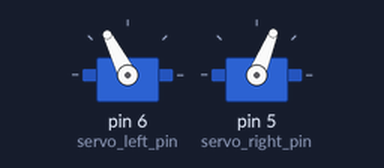
A sketch run on a simulated Arduino Uno, built with avr-gcc and run on an emulated ATmega328P. Parts: 2 × servo.

Above: at 2.05 s.
Timing chart, 0 to 5.0 s (numbered marks = the images above):
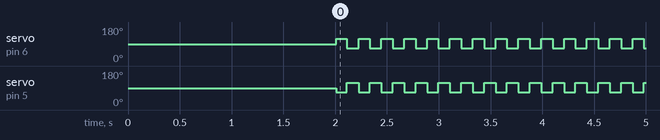

The sketch:

ornithopter.ino
```cpp
//221207 Version2 Rudder ElevatorUP FlapAmp-UP delaytime control PPMRX Ch1-4 writeMicroseconds(1000-2000uS) use dt and elapsed time by K.Kakuta

#include <Servo.h>

#include <PPMReader.h>

//#include <InterruptHandler.h>// 2022/01/27 Delete for more good move


//#define DOPRINTS // if you print on PC screen Data, delete”//”

// In use of Flap system,cut "Serial.print "(put ”//”)

//and write code to Arduino board.

int interruptPin = 2;

int channelAmount = 6;

PPMReader ppm(interruptPin, channelAmount);


int servo_left_pin = 6;

int servo_right_pin = 5;


volatile int elevator = 0;

volatile int flapamp = 0;

//volatile int delaytime = 100;// Servo speed low-increase Servo speed high-decrease this.

                          // unit: micro second

volatile float delaytime = 100;// Servo speed low-increase Servo speed high-decrease this.

                          // unit: micro second

float elapsed_time = 0;

float dt;

unsigned long current_time, prev_time;


volatile int ch3value = 1000;//Ch3

volatile int ch1value = 1500;//Ch1

volatile int ch2value = 1500;//Ch2

volatile int ch4value = 1500;//Ch4: Set Scale of 4ch of TX to 70%

volatile int ch5value = 1500;//Ch5

static int servo_comm1 = 0;// Left or Right Servo high point and low point

static int servo_comm2 = 0; // Left or Right Servo high point and low point

volatile int rudder = 0;

float glide_deg = 0; // Gliding angle 0=0 degree 500=90degree

static float servo_zero1 = 0;//flap angle adjust

static float servo_zero2 = 0; //flap angle adjust


Servo servo_left, servo_right; // create servo object to control a servo


void setup() {

  Serial.begin(9600);


  pinMode(servo_left_pin, OUTPUT);

  pinMode(servo_right_pin, OUTPUT);


  servo_left.attach(servo_left_pin);//output pin No

  servo_right.attach(servo_right_pin); //output pin No

delay(2000);//Avoid abnormal positions at startup-wait 2 second until RX starts220306

}


void loop() {

prev_time = current_time;

  current_time = micros();

  dt = (current_time - prev_time)/1000000.0;


  elapsed_time = elapsed_time + dt; // total time spent in the main loop since beginning one upstroke/downstroke


  ch3value = ppm.rawChannelValue(3);//Ch3

  ch1value = ppm.rawChannelValue(1);//Ch1

  ch2value = ppm.rawChannelValue(2);//Ch2

  ch4value = ppm.rawChannelValue(4);//Ch4

ch5value = ppm.rawChannelValue(5);//Ch5


  #ifdef DOPRINTS

    Serial.print("ch3value ");Serial.print(ch3value);

    Serial.print(",\t");

    Serial.print("ch1value ");Serial.print(ch1value);

    Serial.print(",\t");

    Serial.print("ch2value ");Serial.print(ch2value);

Serial.print(",\t");

    Serial.print("ch4value ");Serial.print(ch4value);

Serial.print(",\t");

    Serial.print("ch5value ");Serial.print(ch5value);

    Serial.println(",\t");

#endif


 rudder=(int)(ch1value-1500);//Ch1  Flap angle incline-- AileronStick

 elevator=(int)(ch2value-1500);//Ch2 Flap Angle bilateral UP&Down

 flapamp=(int)(ch4value-1500);//Ch4 Right and left Flap angle difference from3to2

 delaytime=(int)((ch5value-950)/5);//Ch5 Flapping frequency

// you can change UP or Down direction by your transmitter Reverse setting of each Channel


  #ifdef DOPRINTS

    //Serial.print("rudder");Serial.print(rudder);

    //Serial.print(",\t");

    //Serial.print("elevator");Serial.print(elevator);

    //Serial.print(",\t");

    //Serial.print("flapamp");Serial.print(flapamp);

//Serial.print(",\t");

    //Serial.print("delaytime");Serial.print(delaytime);

    //Serial.print(",\t");

 #endif


 if (ch3value > 1080) {

if (elapsed_time < delaytime/1000) {


  servo_comm1 = (int)( (ch3value -1000)/2+1500 + rudder - elevator+ servo_zero1+ flapamp);

  servo_comm2 = (int)(1000 + (2000 - ((ch3value -1000)/2+1500)) + rudder + elevator- servo_zero2+flapamp);


  servo_left.writeMicroseconds(servo_comm1); // servo position in variable 'pos'

  servo_right.writeMicroseconds(servo_comm2); // servo position in variable 'pos'

}

//delay(delaytime); //Wait 1second=1000mseconds


if ((elapsed_time > delaytime/1000) && ( elapsed_time < (delaytime + delaytime)/1000)) {


servo_comm1 = (int)( (ch3value -1000)/2+1500 + rudder + elevator+ servo_zero1-flapamp);

  servo_comm2 = (int)(1000 + (2000 - ((ch3value -1000)/2+1500)) + rudder - elevator- servo_zero2-flapamp);


  servo_left.writeMicroseconds(servo_comm2); // servo position in variable 'pos'

  servo_right.writeMicroseconds(servo_comm1); // servo position in variable 'pos'


  #ifdef DOPRINTS

    //Serial.print("servo_comm1");Serial.print(servo_comm1);

    //Serial.print(",\t");

    //Serial.print("servo_comm2");Serial.print(servo_comm2);

    //Serial.println(",\t");

#endif


//delay(delaytime); //Wait 1second=1000mseconds

 }


  }

else{


  servo_comm1=(int)(1500+rudder-elevator+glide_deg);

  servo_comm2=(int)(1500+rudder+elevator-glide_deg);


  servo_left.writeMicroseconds(servo_comm1); // servo position in variable 'pos'

  servo_right.writeMicroseconds(servo_comm2); // servo position in variable 'pos'


  #ifdef DOPRINTS

    //Serial.print("servo_comm1");Serial.print(servo_comm1);

    //Serial.print(",\t");

    //Serial.print("servo_comm2");Serial.print(servo_comm2);

    //Serial.println(",\t");

#endif


}

     if (elapsed_time > (delaytime + delaytime)/1000) {// one full flap is finisheddt

         elapsed_time = 0; // start next flapping cycle

}


}
```

Measured:
- by itself, servo on pin 6 (servo_left_pin), servo on pin 5 (servo_right_pin): alternates 117° for 0.11 s and 68° for 0.11 s
